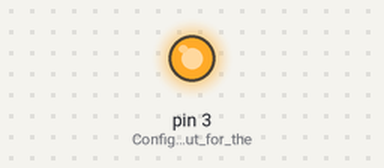
Simulated run of this sketch. Board: Arduino Uno, built with avr-gcc and run on an emulated ATmega328P. On the bench: output pins drawn as LEDs (lit = HIGH). What the sketch prints to the serial monitor is not drawn.

Above: at 0.05 s.
At 2.5 s:
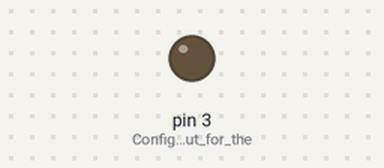
Timing chart, 0 to 6.5 s (numbered marks = the images above):
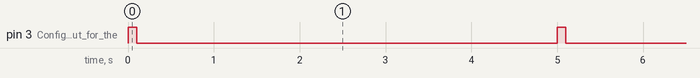

The sketch:

DSP-Controller-CAN.ino
```cpp
/* Arduino code to send CAN message to enable some car functions in Volkswagen, Skoda, SEAT and Audi (VW AG).
 * This version allows to enable the original sound amplifier with a non-original radio.
 * Tested in a Skoda Octavia 1Z (2005) Edition 100 with Sound System (12 speakers)
 * Author: Augusto Samuel Hernandez Martin (Github: @AugustoS97)
 * Date: 10/01/2023
 */

//Libraries to work with can bus
#include <mcp_can.h>
#include <SPI.h>

MCP_CAN CAN0(10);     // Set CS to pin 10

void setup(){
  pinMode(3, OUTPUT); //Config the output for the status LED
  digitalWrite(3, HIGH); //Power on the LED
  Serial.begin(115200); //Serial COM to debug

  // Initialize MCP2515 running at 8MHz with a baudrate of 100kb/s and the masks and filters disabled.
  // Infotainment CAN BUS uses 100kb/s in Skoda.

  if(CAN0.begin(MCP_ANY, CAN_100KBPS, MCP_8MHZ) == CAN_OK){
    Serial.println("MCP2515 Initialized Successfully!");
    digitalWrite(3, LOW); //Power off the RED LED
  }

  else{ //If there is an error initializing  interface, wait for a reset here.
    Serial.println("Error Initializing MCP2515...");
    while(true){
      digitalWrite(3, HIGH);
      delay(100);
      digitalWrite(3, LOW);
      delay(100);
    }
  }

  CAN0.setMode(MCP_NORMAL);   // Change to normal mode to allow messages to be transmitted

}

void loop(){

  // Send data to enable Spekaer Amplifiers:
  // ID = 0x507, Standard CAN Frame, Data length = 6 bytes, 'data' = array of data bytes to send
  // Data: 0x03, 0x00, 0x00, 0x00, 0x00, 0x00

  unsigned char stmp0[6] = {0x03, 0x00, 0x00, 0x00, 0x00, 0x00};
  digitalWrite(3, HIGH); //Power on the LED
  byte sndStat0 = CAN0.sendMsgBuf(0x507, 0, 6, stmp0);
  delay(100); //Wait 100 ms to power-off
  digitalWrite(3, LOW); //Power off the LED
  delay(4900);   // send data every 5000ms

}
```

Measured:
- by itself, pin 3 (Config_the_output_for_the): alternates HIGH for 0.10 s and LOW for 4.9 s
